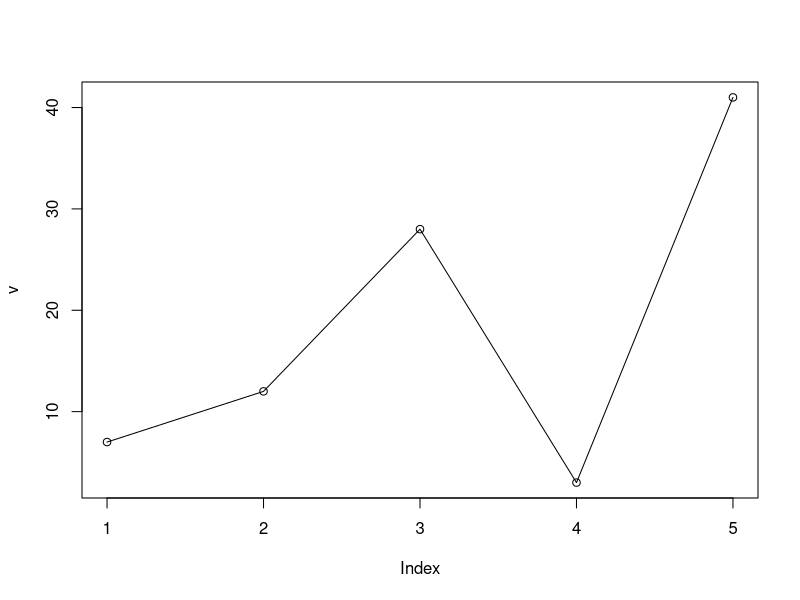

Source code (R):
# Create the data for the chart.
v <- c(7,12,28,3,41)
# Give the chart file a name.
png(file = "line_chart.jpg")
# Plot the bar chart. 
plot(v,type="o")
# Save the file.
dev.off()
